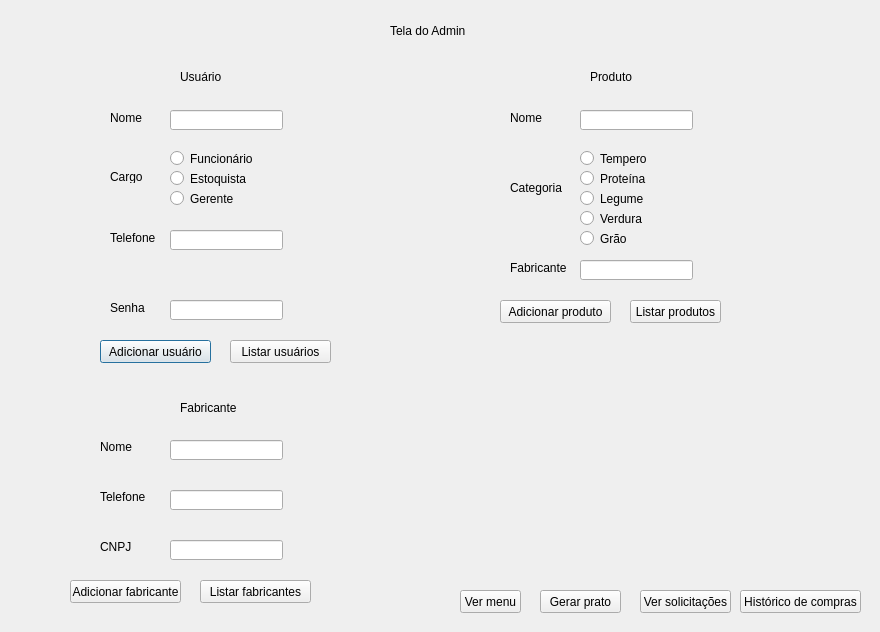
<?xml version="1.0" encoding="UTF-8"?>
<ui version="4.0">
 <class>Dialog</class>
 <widget class="QDialog" name="Dialog">
  <property name="geometry">
   <rect>
    <x>0</x>
    <y>0</y>
    <width>880</width>
    <height>632</height>
   </rect>
  </property>
  <property name="windowTitle">
   <string>Dialog</string>
  </property>
  <widget class="QPushButton" name="pushButton">
   <property name="geometry">
    <rect>
     <x>100</x>
     <y>340</y>
     <width>111</width>
     <height>23</height>
    </rect>
   </property>
   <property name="text">
    <string>Adicionar usuário</string>
   </property>
  </widget>
  <widget class="QLabel" name="label">
   <property name="geometry">
    <rect>
     <x>390</x>
     <y>20</y>
     <width>81</width>
     <height>21</height>
    </rect>
   </property>
   <property name="text">
    <string>Tela do Admin</string>
   </property>
  </widget>
  <widget class="QLabel" name="label_2">
   <property name="geometry">
    <rect>
     <x>110</x>
     <y>110</y>
     <width>41</width>
     <height>16</height>
    </rect>
   </property>
   <property name="text">
    <string>Nome</string>
   </property>
  </widget>
  <widget class="QLabel" name="label_3">
   <property name="geometry">
    <rect>
     <x>110</x>
     <y>170</y>
     <width>47</width>
     <height>13</height>
    </rect>
   </property>
   <property name="text">
    <string>Cargo</string>
   </property>
  </widget>
  <widget class="QLabel" name="label_4">
   <property name="geometry">
    <rect>
     <x>110</x>
     <y>230</y>
     <width>51</width>
     <height>16</height>
    </rect>
   </property>
   <property name="text">
    <string>Telefone</string>
   </property>
  </widget>
  <widget class="QLineEdit" name="lineEdit">
   <property name="geometry">
    <rect>
     <x>170</x>
     <y>110</y>
     <width>113</width>
     <height>20</height>
    </rect>
   </property>
  </widget>
  <widget class="QLineEdit" name="lineEdit_2">
   <property name="geometry">
    <rect>
     <x>170</x>
     <y>230</y>
     <width>113</width>
     <height>20</height>
    </rect>
   </property>
  </widget>
  <widget class="QLineEdit" name="lineEdit_3">
   <property name="geometry">
    <rect>
     <x>170</x>
     <y>300</y>
     <width>113</width>
     <height>20</height>
    </rect>
   </property>
  </widget>
  <widget class="QLabel" name="label_5">
   <property name="geometry">
    <rect>
     <x>110</x>
     <y>300</y>
     <width>41</width>
     <height>16</height>
    </rect>
   </property>
   <property name="text">
    <string>Senha</string>
   </property>
  </widget>
  <widget class="QRadioButton" name="radioButton">
   <property name="geometry">
    <rect>
     <x>170</x>
     <y>150</y>
     <width>82</width>
     <height>17</height>
    </rect>
   </property>
   <property name="text">
    <string>Funcionário</string>
   </property>
  </widget>
  <widget class="QRadioButton" name="radioButton_2">
   <property name="geometry">
    <rect>
     <x>170</x>
     <y>170</y>
     <width>82</width>
     <height>17</height>
    </rect>
   </property>
   <property name="text">
    <string>Estoquista</string>
   </property>
  </widget>
  <widget class="QRadioButton" name="radioButton_3">
   <property name="geometry">
    <rect>
     <x>170</x>
     <y>190</y>
     <width>82</width>
     <height>17</height>
    </rect>
   </property>
   <property name="text">
    <string>Gerente</string>
   </property>
  </widget>
  <widget class="QPushButton" name="pushButton_2">
   <property name="geometry">
    <rect>
     <x>230</x>
     <y>340</y>
     <width>101</width>
     <height>23</height>
    </rect>
   </property>
   <property name="text">
    <string>Listar usuários</string>
   </property>
  </widget>
  <widget class="QLabel" name="label_6">
   <property name="geometry">
    <rect>
     <x>510</x>
     <y>110</y>
     <width>41</width>
     <height>16</height>
    </rect>
   </property>
   <property name="text">
    <string>Nome</string>
   </property>
  </widget>
  <widget class="QLabel" name="label_7">
   <property name="geometry">
    <rect>
     <x>510</x>
     <y>180</y>
     <width>61</width>
     <height>16</height>
    </rect>
   </property>
   <property name="text">
    <string>Categoria</string>
   </property>
  </widget>
  <widget class="QLineEdit" name="lineEdit_4">
   <property name="geometry">
    <rect>
     <x>580</x>
     <y>110</y>
     <width>113</width>
     <height>20</height>
    </rect>
   </property>
  </widget>
  <widget class="QLineEdit" name="lineEdit_5">
   <property name="geometry">
    <rect>
     <x>580</x>
     <y>260</y>
     <width>113</width>
     <height>20</height>
    </rect>
   </property>
  </widget>
  <widget class="QRadioButton" name="radioButton_4">
   <property name="geometry">
    <rect>
     <x>580</x>
     <y>150</y>
     <width>82</width>
     <height>17</height>
    </rect>
   </property>
   <property name="text">
    <string>Tempero</string>
   </property>
  </widget>
  <widget class="QRadioButton" name="radioButton_5">
   <property name="geometry">
    <rect>
     <x>580</x>
     <y>170</y>
     <width>82</width>
     <height>17</height>
    </rect>
   </property>
   <property name="text">
    <string>Proteína</string>
   </property>
  </widget>
  <widget class="QRadioButton" name="radioButton_6">
   <property name="geometry">
    <rect>
     <x>580</x>
     <y>190</y>
     <width>82</width>
     <height>17</height>
    </rect>
   </property>
   <property name="text">
    <string>Legume</string>
   </property>
  </widget>
  <widget class="QRadioButton" name="radioButton_7">
   <property name="geometry">
    <rect>
     <x>580</x>
     <y>210</y>
     <width>82</width>
     <height>17</height>
    </rect>
   </property>
   <property name="text">
    <string>Verdura</string>
   </property>
  </widget>
  <widget class="QRadioButton" name="radioButton_8">
   <property name="geometry">
    <rect>
     <x>580</x>
     <y>230</y>
     <width>82</width>
     <height>17</height>
    </rect>
   </property>
   <property name="text">
    <string>Grão</string>
   </property>
  </widget>
  <widget class="QLabel" name="label_9">
   <property name="geometry">
    <rect>
     <x>180</x>
     <y>70</y>
     <width>47</width>
     <height>13</height>
    </rect>
   </property>
   <property name="text">
    <string>Usuário</string>
   </property>
  </widget>
  <widget class="QLabel" name="label_10">
   <property name="geometry">
    <rect>
     <x>590</x>
     <y>70</y>
     <width>47</width>
     <height>13</height>
    </rect>
   </property>
   <property name="text">
    <string>Produto</string>
   </property>
  </widget>
  <widget class="QPushButton" name="pushButton_3">
   <property name="geometry">
    <rect>
     <x>500</x>
     <y>300</y>
     <width>111</width>
     <height>23</height>
    </rect>
   </property>
   <property name="text">
    <string>Adicionar produto</string>
   </property>
  </widget>
  <widget class="QPushButton" name="pushButton_4">
   <property name="geometry">
    <rect>
     <x>630</x>
     <y>300</y>
     <width>91</width>
     <height>23</height>
    </rect>
   </property>
   <property name="text">
    <string>Listar produtos</string>
   </property>
  </widget>
  <widget class="QLabel" name="label_11">
   <property name="geometry">
    <rect>
     <x>510</x>
     <y>260</y>
     <width>71</width>
     <height>16</height>
    </rect>
   </property>
   <property name="text">
    <string>Fabricante</string>
   </property>
  </widget>
  <widget class="QPushButton" name="pushButton_5">
   <property name="geometry">
    <rect>
     <x>70</x>
     <y>580</y>
     <width>111</width>
     <height>23</height>
    </rect>
   </property>
   <property name="text">
    <string>Adicionar fabricante</string>
   </property>
  </widget>
  <widget class="QPushButton" name="pushButton_6">
   <property name="geometry">
    <rect>
     <x>460</x>
     <y>590</y>
     <width>61</width>
     <height>23</height>
    </rect>
   </property>
   <property name="text">
    <string>Ver menu</string>
   </property>
  </widget>
  <widget class="QPushButton" name="pushButton_7">
   <property name="geometry">
    <rect>
     <x>540</x>
     <y>590</y>
     <width>81</width>
     <height>23</height>
    </rect>
   </property>
   <property name="text">
    <string>Gerar prato</string>
   </property>
  </widget>
  <widget class="QPushButton" name="pushButton_8">
   <property name="geometry">
    <rect>
     <x>640</x>
     <y>590</y>
     <width>91</width>
     <height>23</height>
    </rect>
   </property>
   <property name="text">
    <string>Ver solicitações</string>
   </property>
  </widget>
  <widget class="QLabel" name="label_12">
   <property name="geometry">
    <rect>
     <x>180</x>
     <y>400</y>
     <width>61</width>
     <height>16</height>
    </rect>
   </property>
   <property name="text">
    <string>Fabricante</string>
   </property>
  </widget>
  <widget class="QLabel" name="label_13">
   <property name="geometry">
    <rect>
     <x>100</x>
     <y>440</y>
     <width>47</width>
     <height>13</height>
    </rect>
   </property>
   <property name="text">
    <string>Nome</string>
   </property>
  </widget>
  <widget class="QLabel" name="label_14">
   <property name="geometry">
    <rect>
     <x>100</x>
     <y>490</y>
     <width>47</width>
     <height>13</height>
    </rect>
   </property>
   <property name="text">
    <string>Telefone</string>
   </property>
  </widget>
  <widget class="QLabel" name="label_15">
   <property name="geometry">
    <rect>
     <x>100</x>
     <y>540</y>
     <width>47</width>
     <height>13</height>
    </rect>
   </property>
   <property name="text">
    <string>CNPJ</string>
   </property>
  </widget>
  <widget class="QLineEdit" name="lineEdit_7">
   <property name="geometry">
    <rect>
     <x>170</x>
     <y>440</y>
     <width>113</width>
     <height>20</height>
    </rect>
   </property>
  </widget>
  <widget class="QLineEdit" name="lineEdit_8">
   <property name="geometry">
    <rect>
     <x>170</x>
     <y>490</y>
     <width>113</width>
     <height>20</height>
    </rect>
   </property>
  </widget>
  <widget class="QLineEdit" name="lineEdit_9">
   <property name="geometry">
    <rect>
     <x>170</x>
     <y>540</y>
     <width>113</width>
     <height>20</height>
    </rect>
   </property>
  </widget>
  <widget class="QPushButton" name="pushButton_9">
   <property name="geometry">
    <rect>
     <x>200</x>
     <y>580</y>
     <width>111</width>
     <height>23</height>
    </rect>
   </property>
   <property name="text">
    <string>Listar fabricantes</string>
   </property>
  </widget>
  <widget class="QPushButton" name="pushButton_10">
   <property name="geometry">
    <rect>
     <x>740</x>
     <y>590</y>
     <width>121</width>
     <height>23</height>
    </rect>
   </property>
   <property name="text">
    <string>Histórico de compras</string>
   </property>
  </widget>
 </widget>
 <resources/>
 <connections/>
</ui>
